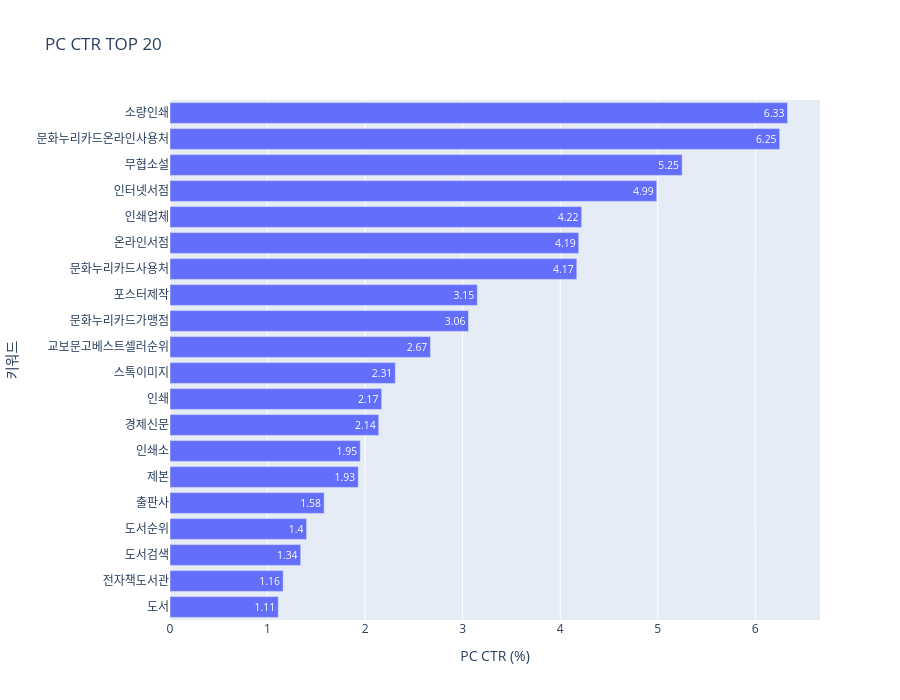

The notebook cell saved with this chart:
### Code cell
top_ctr_pc = (
    df[df["search_pc"] >= 500]
    .sort_values(
        "ctr_pc",
        ascending=False
    )
    .head(20)
    .copy()
)

fig = px.bar(
    top_ctr_pc,
    x="ctr_pc",
    y="keyword",
    orientation="h",
    title="PC CTR TOP 20",
    labels={
        "keyword": "키워드",
        "ctr_pc": "PC CTR (%)"
    },
    text="ctr_pc"
)

fig.update_layout(
    yaxis={
        "categoryorder": "total ascending"
    },
    height=700
)

fig.show()

### Figure 1 — Plotly figure (JSON) as saved in the notebook; plotly's stock layout.template omitted (floating-point values rounded to 4 significant figures)
{"data": [{"alignmentgroup": "True", "hovertemplate": "PC CTR (%)=%{text}<br>키워드=%{y}<extra></extra>", "legendgroup": "", "marker": {"color": "#636efa", "pattern": {"shape": ""}}, "name": "", "offsetgroup": "", "orientation": "h", "showlegend": false, "text": [6.33, 6.25, 5.25, 4.99, 4.22, 4.19, 4.17, 3.15, 3.06, 2.67, 2.31, 2.17, 2.14, 1.95, 1.93, 1.58, 1.4, 1.34, 1.16, 1.11], "textposition": "auto", "type": "bar", "x": [6.33, 6.25, 5.25, 4.99, 4.22, 4.19, 4.17, 3.15, 3.06, 2.67, 2.31, 2.17, 2.14, 1.95, 1.93, 1.58, 1.4, 1.34, 1.16, 1.11], "xaxis": "x", "y": ["소량인쇄", "문화누리카드온라인사용처", "무협소설", "인터넷서점", "인쇄업체", "온라인서점", "문화누리카드사용처", "포스터제작", "문화누리카드가맹점", "교보문고베스트셀러순위", "스톡이미지", "인쇄", "경제신문", "인쇄소", "제본", "출판사", "도서순위", "도서검색", "전자책도서관", "도서"], "yaxis": "y"}], "layout": {"barmode": "relative", "height": 700, "legend": {"tracegroupgap": 0}, "title": {"text": "PC CTR TOP 20"}, "xaxis": {"anchor": "y", "domain": [0, 1], "title": {"text": "PC CTR (%)"}}, "yaxis": {"anchor": "x", "categoryorder": "total ascending", "domain": [0, 1], "title": {"text": "키워드"}}}}
